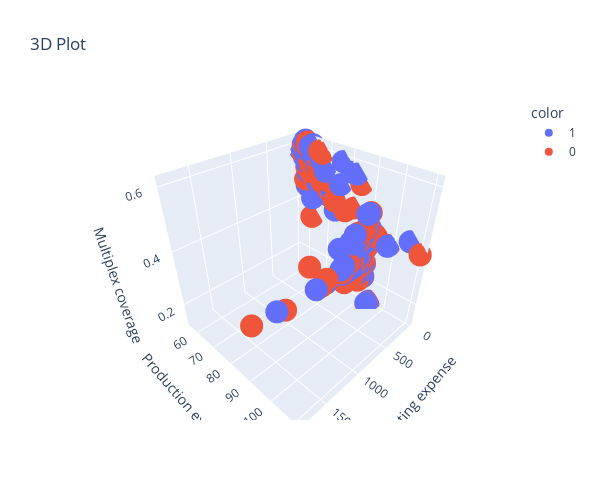

The notebook cell saved with this chart:
### Markdown cell above
A continuacion, podemos visualizar 3 variables cuantitativas con nuestra variable target.

### Code cell
fig = px.scatter_3d(df, 
                    title = "3D Plot",
                    x = 'Marketing expense', 
                    y = 'Production expense', 
                    z = 'Multiplex coverage', 
                    color = df['Start_Tech_Oscar'].astype('str'))
fig.update_layout(
                  width=600,
                  height=500)

### Figure 1 — Plotly figure (JSON) as saved in the notebook; plotly's stock layout.template omitted (floating-point values rounded to 4 significant figures; data arrays with more than 128 entries replaced by an {"elided": "..."} marker saying what was removed)
{"data": [{"hovertemplate": "color=1<br>Marketing expense=%{x}<br>Production expense=%{y}<br>Multiplex coverage=%{z}<extra></extra>", "legendgroup": "1", "marker": {"color": "#636efa", "symbol": "circle"}, "mode": "markers", "name": "1", "scene": "scene", "showlegend": true, "type": "scatter3d", "x": {"elided": "276 float values"}, "y": {"elided": "276 float values"}, "z": {"elided": "276 float values"}}, {"hovertemplate": "color=0<br>Marketing expense=%{x}<br>Production expense=%{y}<br>Multiplex coverage=%{z}<extra></extra>", "legendgroup": "0", "marker": {"color": "#EF553B", "symbol": "circle"}, "mode": "markers", "name": "0", "scene": "scene", "showlegend": true, "type": "scatter3d", "x": {"elided": "230 float values"}, "y": {"elided": "230 float values"}, "z": {"elided": "230 float values"}}], "layout": {"height": 500, "legend": {"title": {"text": "color"}, "tracegroupgap": 0}, "scene": {"aspectmode": "auto", "aspectratio": {"x": 1, "y": 1, "z": 1}, "domain": {"x": [0, 1], "y": [0, 1]}, "xaxis": {"title": {"text": "Marketing expense"}, "type": "linear"}, "yaxis": {"title": {"text": "Production expense"}, "type": "linear"}, "zaxis": {"title": {"text": "Multiplex coverage"}, "type": "linear"}}, "title": {"text": "3D Plot"}, "width": 600}}
